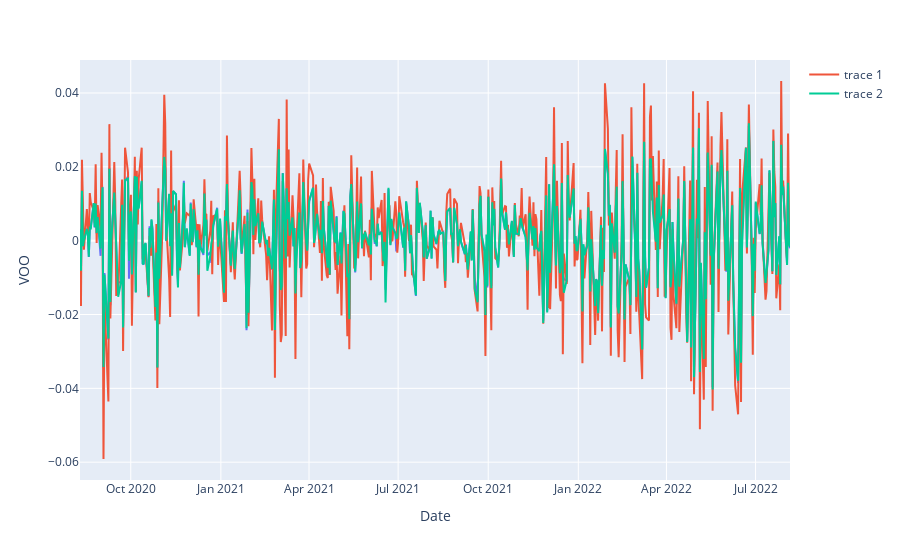

The cell this chart's notebook holds for it:
### Code cell
fig = px.line(etf_daily_returns, x="Date", y="VOO")
# generate scatter plot
fig.add_scatter(x=etf_daily_returns['Date'], y=etf_daily_returns['VGT'])
fig.add_scatter(x=etf_daily_returns['Date'], y=etf_daily_returns['SPY'])
fig.show()

### Figure 1 — Plotly figure (JSON) as saved in the notebook; plotly's stock layout.template omitted (floating-point values rounded to 4 significant figures; data arrays with more than 128 entries replaced by an {"elided": "..."} marker saying what was removed)
{"data": [{"hovertemplate": "Date=%{x}<br>VOO=%{y}<extra></extra>", "legendgroup": "", "line": {"color": "#636efa", "dash": "solid"}, "marker": {"symbol": "circle"}, "mode": "lines", "name": "", "orientation": "v", "showlegend": false, "type": "scatter", "x": {"elided": "502 str values"}, "xaxis": "x", "y": {"elided": "502 float values"}, "yaxis": "y"}, {"type": "scatter", "x": {"elided": "502 str values"}, "y": {"elided": "502 float values"}}, {"type": "scatter", "x": {"elided": "502 str values"}, "y": {"elided": "502 float values"}}], "layout": {"legend": {"tracegroupgap": 0}, "margin": {"t": 60}, "xaxis": {"anchor": "y", "domain": [0, 1], "title": {"text": "Date"}}, "yaxis": {"anchor": "x", "domain": [0, 1], "title": {"text": "VOO"}}}}
